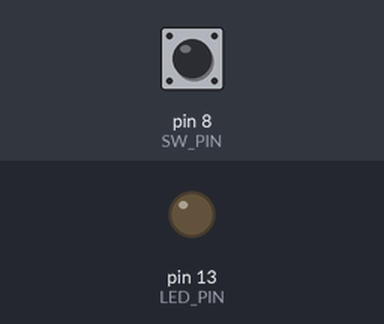
Simulated run of this sketch. Board: Arduino Uno, built with avr-gcc and run on an emulated ATmega328P. Parts: output pins drawn as LEDs (lit = HIGH). The inputs (shaded band) are chosen by the test bench; at power-on: pin 8 (SW_PIN) LOW.

Above: at 1.2 s.
1.3 s: pin 8 (SW_PIN) pulled HIGH for 0.15 s
At 2.5 s:
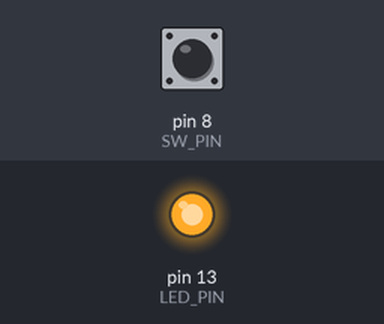
2.9 s: pin 8 (SW_PIN) pulled HIGH for 1 s
At 4.6 s:
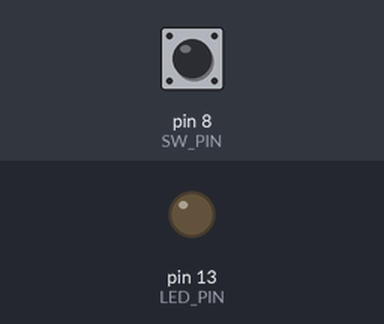
5.4 s: pin 8 (SW_PIN) pulled HIGH for 3.2 s
At 9.4 s:
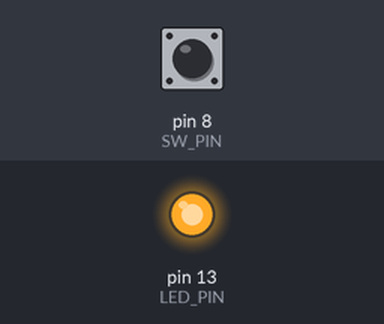
Timing chart, 0 to 10.9 s (numbered marks = the images above; inputs shaded):
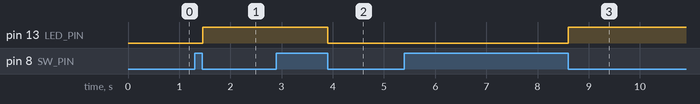

The sketch:

diy4_2_debounce.ino
```cpp
// 用程式解決開關訊號的彈跳問題

const byte LED_PIN = 13;
const byte SW_PIN = 8;    // 開關在腳8
bool lastState = LOW; // 記錄上次的開關狀態，預設為「低電位」
bool toggle = LOW;    // 輸出給 LED 的訊號，預設為「低電位」

void setup()
{
  pinMode(LED_PIN, OUTPUT);
  pinMode(SW_PIN, INPUT);
}

void loop()
{
  bool b1 = digitalRead(SW_PIN);

  if (b1)
  {
    delay(20);                 // 等待20毫秒
    bool b2 = digitalRead(SW_PIN); // 再次讀取開關值

    if (b1 == b2)
    {                 // 確認兩次開關值是否一致
      lastState = b1; // 儲存開關的狀態
    }
  }

  if (b1 != lastState)
  {
    toggle = !toggle;
    digitalWrite(LED_PIN, toggle);
    lastState = LOW;
  }
}
```

Measured:
- after the input at 1.3 s, pin 13 (LED_PIN): LOW → HIGH after 0.16 s
- after the input at 2.9 s, pin 13 (LED_PIN): HIGH → LOW after 1.0 s
- after the input at 5.4 s, pin 13 (LED_PIN): LOW → HIGH after 3.2 s
